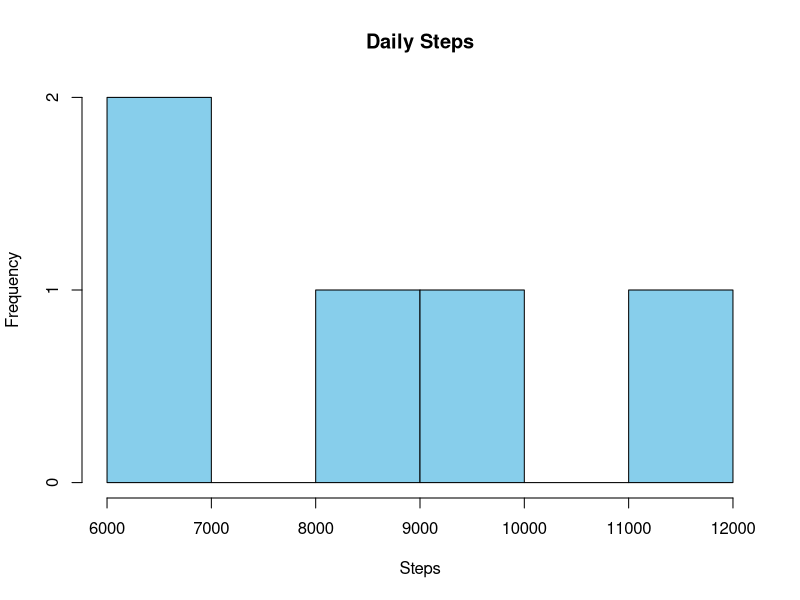
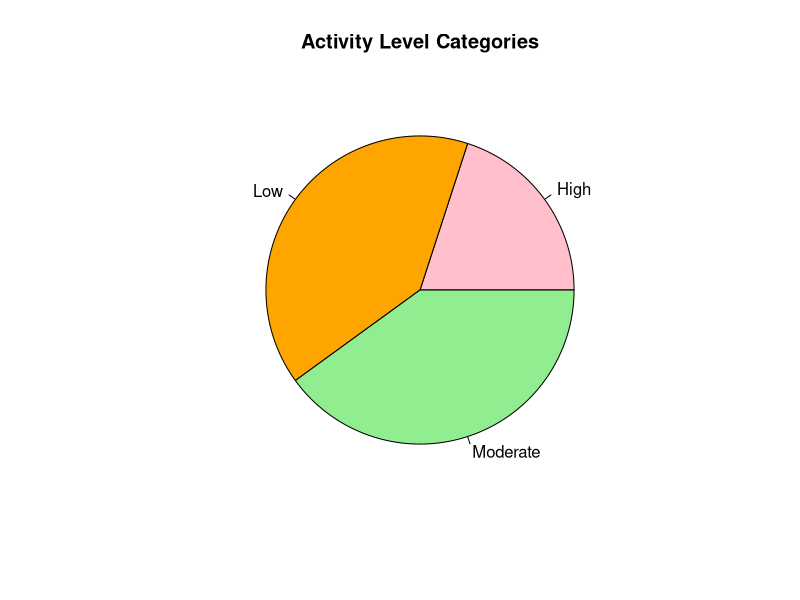
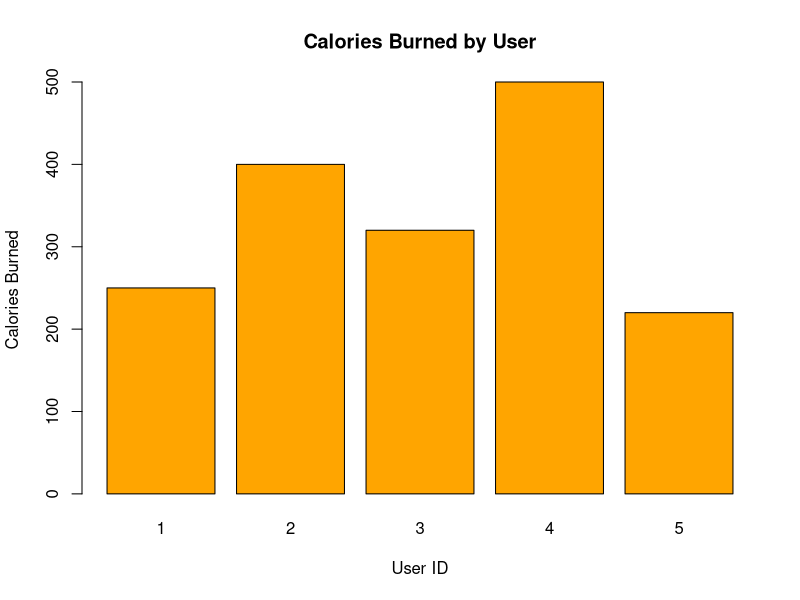
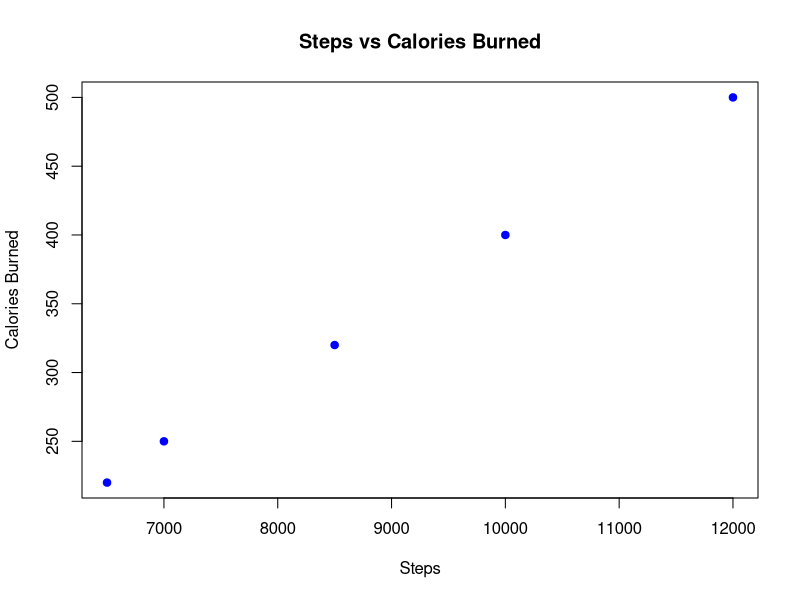

The R script that drew these images, in order:
# SET 25 - Daily Fitness Activity

data <- data.frame(
  User.ID = c(1,2,3,4,5),
  Steps = c(7000,10000,8500,12000,6500),
  Calories.Burned = c(250,400,320,500,220),
  Active.Minutes = c(40,60,50,75,35)
)

# 21. Histogram of daily steps
hist(data$Steps,
     main="Daily Steps",
     xlab="Steps",
     col="skyblue",
     border="black")

# 22. Pie chart of activity level categories
activity <- ifelse(data$Active.Minutes < 45, "Low",
                   ifelse(data$Active.Minutes <= 60, "Moderate", "High"))

pie(table(activity),
    main="Activity Level Categories",
    col=c("pink","orange","lightgreen"))

# 23. Bar chart of calories burned by user
barplot(data$Calories.Burned,
        names.arg=data$User.ID,
        main="Calories Burned by User",
        xlab="User ID",
        ylab="Calories Burned",
        col="orange")

# 24. Scatter plot of steps vs calories burned
plot(data$Steps, data$Calories.Burned,
     main="Steps vs Calories Burned",
     xlab="Steps",
     ylab="Calories Burned",
     pch=19,
     col="blue")
